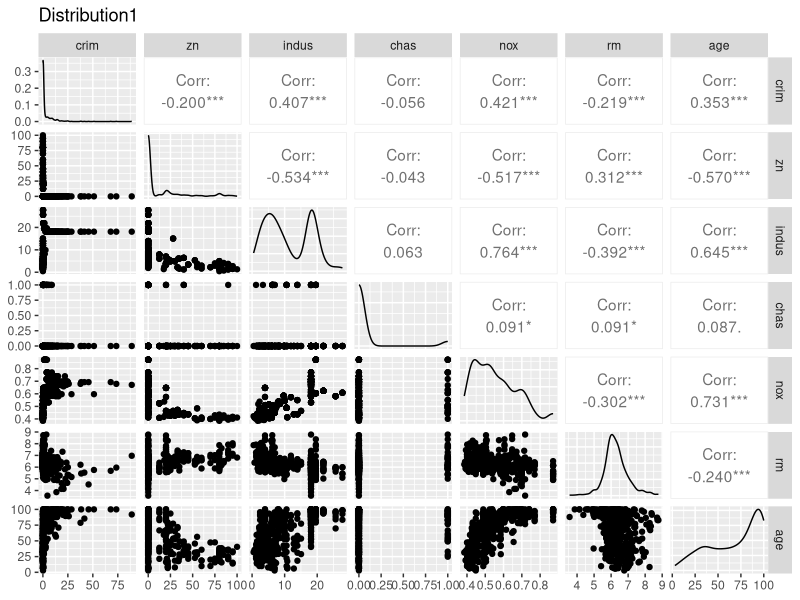
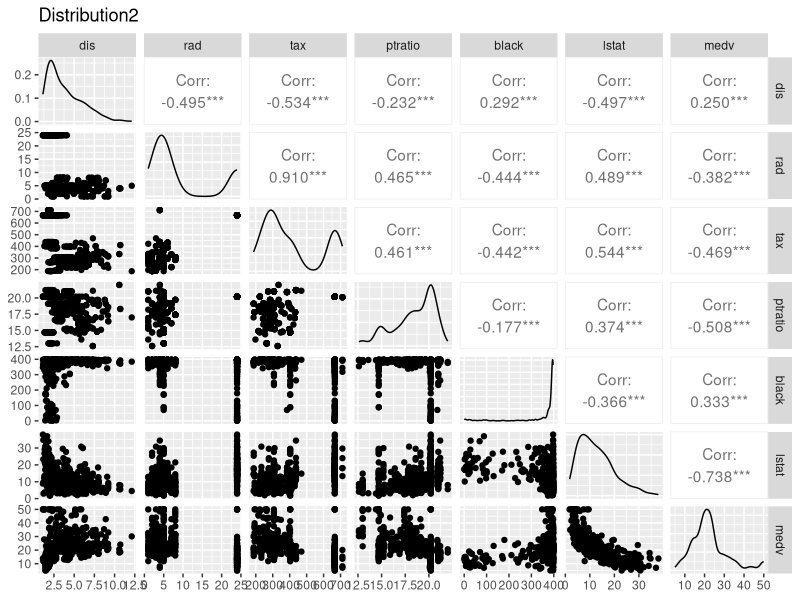
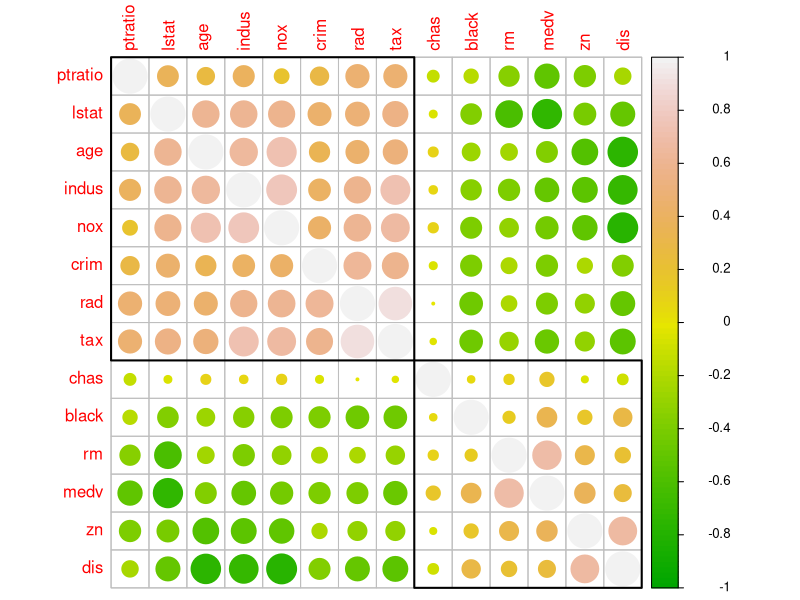
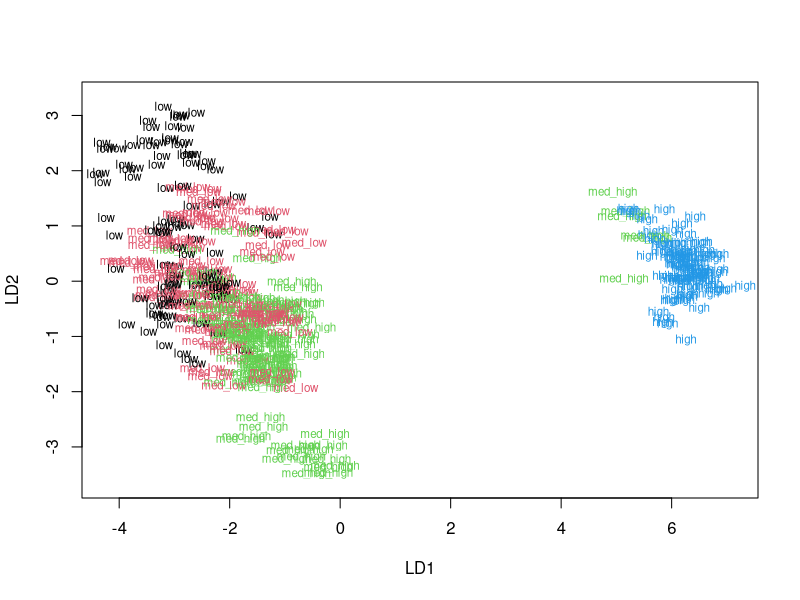
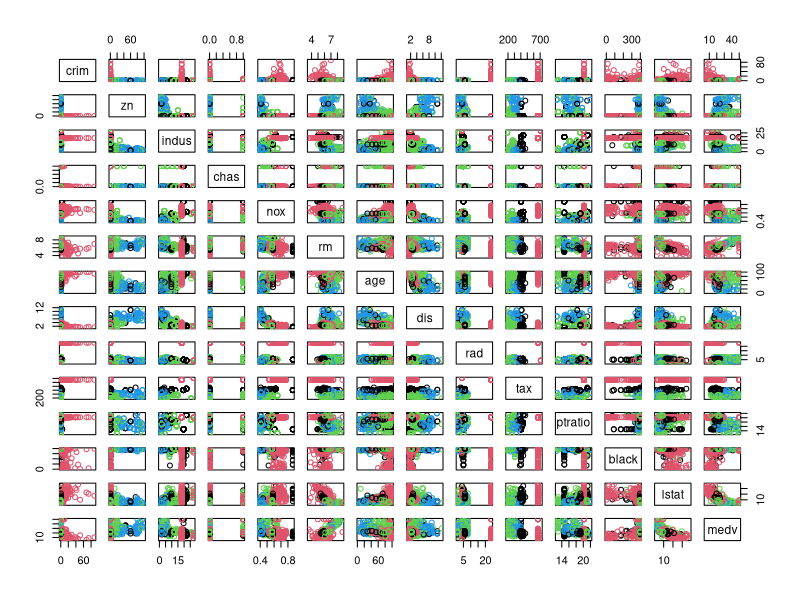
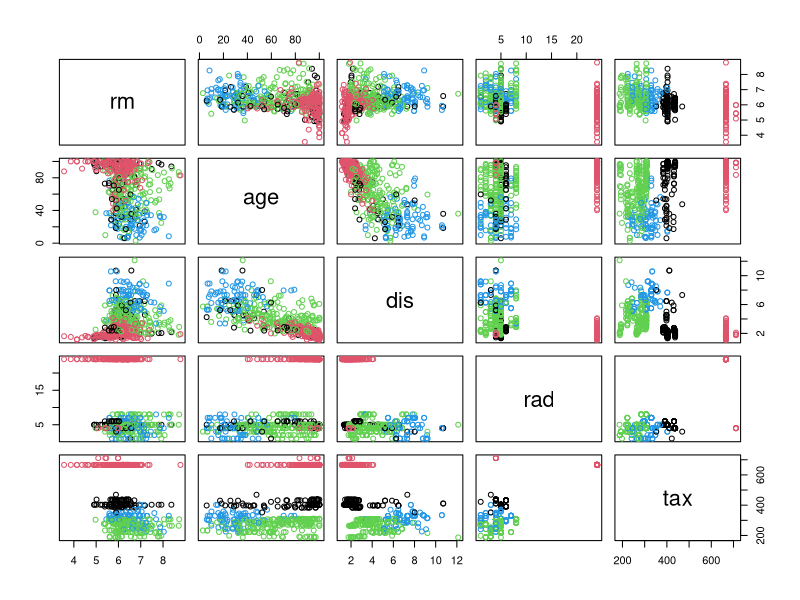
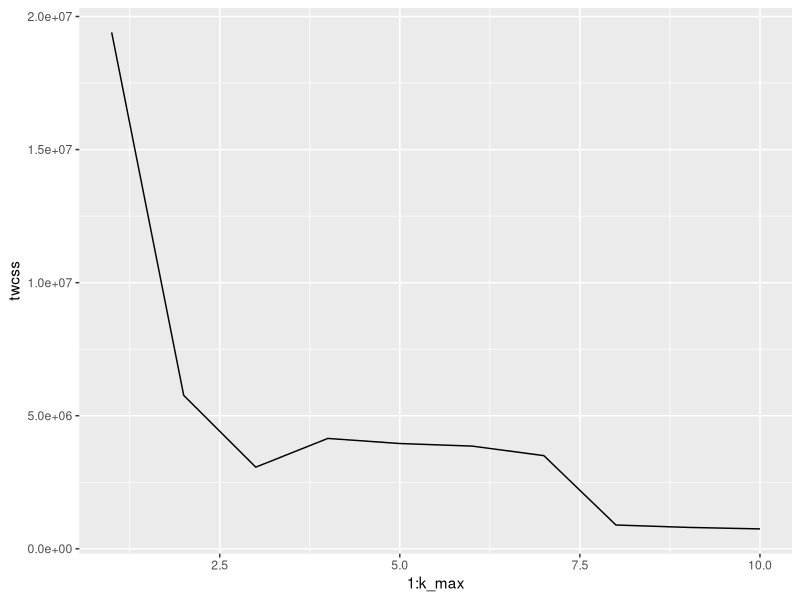
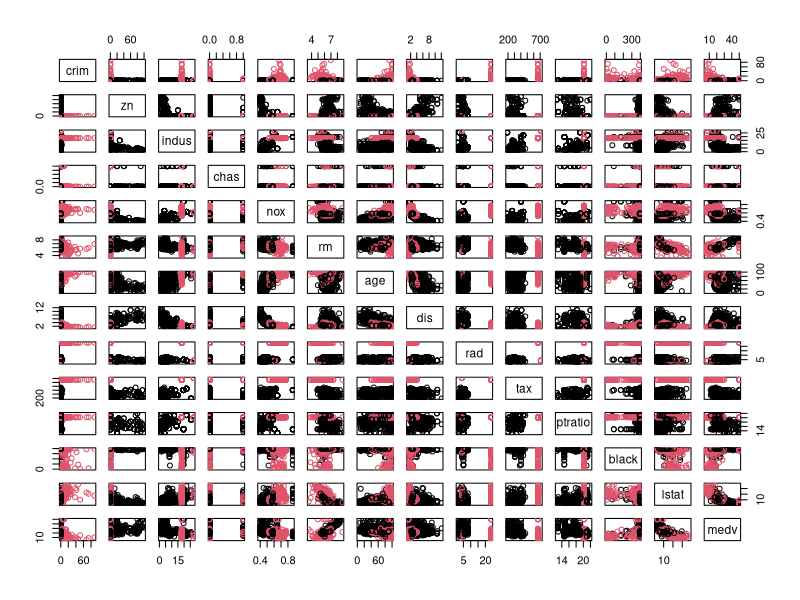

Here is the R script that generated these plots, in order:
## ---- chunk 1
setwd("~/IODS-project")
library(ggplot2)
library(GGally)
library(MASS)
data(Boston)
summary(Boston)
dim(Boston)
str(Boston)
D1<-dplyr::select(Boston, crim, zn,indus,chas,nox,rm,age) #Selecting half of the data and making a subset.
D2<-dplyr::select(Boston, dis,rad,tax,ptratio, black,lstat,medv)

ggpairs(D1, title = "Distribution1",
    lower = list(combo =wrap("facethist", bins = 20)))

ggpairs(D2, title = "Distribution2",
    lower = list(combo =wrap("facethist", bins = 20))) 

## ---- chunk 2
library(corrplot)
cor_matrix<-cor(Boston) 
corrplot(cor_matrix, method="circle", order = "hclust", addrect = 2, col = terrain.colors(100), cl.ratio = 0.2, cl.align = "r")
## ---- chunk 3
boston_scaled <- scale(Boston)
summary(boston_scaled)
class(boston_scaled)
boston_scaled<-as.data.frame(boston_scaled)
bins <- quantile(boston_scaled$crim)
print(bins)
crime <- cut(boston_scaled$crim, breaks = bins,labels=c("low","med_low","med_high", "high"), include.lowest = TRUE)
table(crime)
boston_scaled <- dplyr::select(boston_scaled, -crim)
boston_scaled <- data.frame(boston_scaled, crime)
dim(boston_scaled)
str(boston_scaled)
## ---- chunk 4
n <- nrow(boston_scaled)
ind <- sample(n,  size = n * 0.8)
train <- boston_scaled[ind,]
test <- boston_scaled[-ind,]
correct_classes <- dplyr::select(test, crime)
test <- dplyr::select(test, -crime)
str(train)
str(test)
## ---- chunk 5
library(MASS)
lda.fit <- lda(crime ~ ., data = train)                 # linear discriminant analysis
print(lda.fit)                                          # print the LDA fit  
classes <- as.numeric(train$crime)
plot(lda.fit, dimen = 2, col = classes, pch = classes) # ploting the LDA fit to have a firstlook
lda.pred <- predict(lda.fit, newdata = test)          # predict classes with test data
lda.pred$class


## ---- chunk 6
library(MASS)
data('Boston')
boston_scaled <- scale(Boston)
summary(boston_scaled)
class(boston_scaled)
boston_scaled<-as.data.frame(boston_scaled)
dist_eu <- dist(boston_scaled)
summary(dist_eu)
boston_scaled<-as.matrix(boston_scaled, method= "manhattan") # saving the scaled data under manhattan matrix.
dist_man <- dist(boston_scaled)
summary(dist_man)
## ---- chunk 7
# k-means clustering
km <-kmeans(Boston, centers = 4)
# plot the Boston dataset with clusters
pairs(Boston, col = km$cluster)
pairs(Boston[6:10], col = km$cluster)
set.seed(123)
k_max <- 10
twcss <- sapply(1:k_max, function(k){kmeans(Boston, k)$tot.withinss})
qplot(x = 1:k_max, y = twcss, geom = 'line')
km <-kmeans(Boston, centers = 2)
pairs(Boston, col = km$cluster)
## ---- chunk 8
library(MASS)
data(Boston) # load the Boston data set
boston_scaled1<- scale(Boston)# scale the Boston data set again - named boston_scaled1
boston_scaled2<-as.data.frame(boston_scaled1)
km1 <-kmeans(Boston, centers = 3)# k-means clustering
cluster <- km1$cluster
boston_scaled2<- data.frame(boston_scaled1,cluster) # add the cluster number to the df
lda.fit<- lda(cluster~., data = boston_scaled2)#linear discriminant analysis of clusters vs. all other variables
lda.fit# print the lda.fit object
#the function for lda biplot
lda.arrows<-function(x, myscale=1, arrow_heads = 0.1, color = "red", tex = 0.75, choices = c(1,2)){
  heads <- coef(x)
  arrows(x0 = 0, y0 = 0, 
         x1 = myscale * heads[,choices[1]], 
         y1 = myscale * heads[,choices[2]], col=color, length = arrow_heads)
  text(myscale * heads[,choices], labels = row.names(heads), 
       cex = tex, col=color, pos=3)
}

classes1 <- as.numeric(boston_scaled2$cluster)# target classes as numeric
plot(lda.fit, dimen = 2, col = classes1, pch = classes1, main = "LDA biplot using three clusters 1, 2 and 3")# plot the lda results
lda.arrows(lda.fit, myscale = 2)
